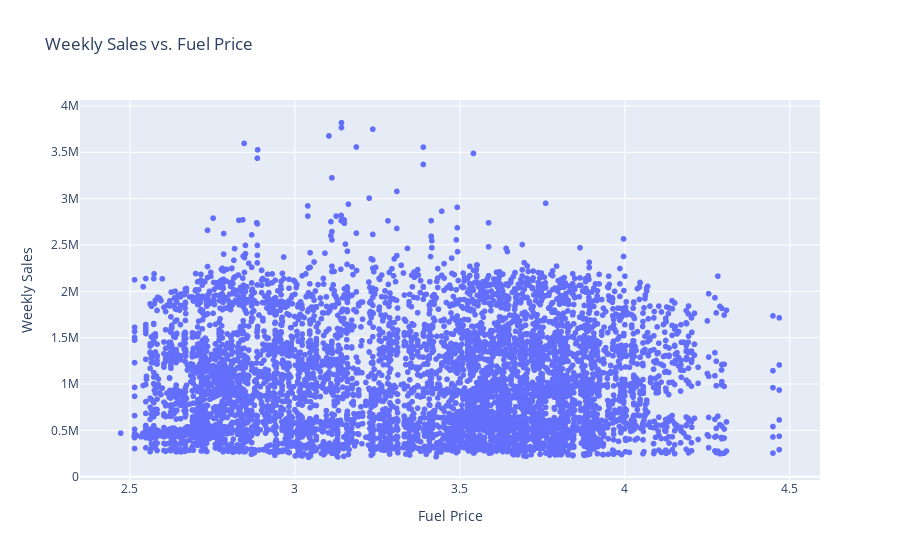

Notebook code cell kept with this figure:
### Code cell
# Plot scatter plot of Weekly Sales vs. Fuel Price

fig = px.scatter(df, x='Fuel_Price', y='Weekly_Sales', title='Weekly Sales vs. Fuel Price', labels={'Weekly_Sales': 'Weekly Sales'})
fig.update_layout(xaxis_title='Fuel Price', yaxis_title='Weekly Sales')

fig.show()
# Save the figure as a PNG image with a transparent background
fig.update_layout(plot_bgcolor='rgba(0,0,0,0)', paper_bgcolor='rgba(0,0,0,0)')
pio.write_image(fig, 'weekly sales vs fuel price plot.png')

### Figure 1 — Plotly figure (JSON) as saved in the notebook; plotly's stock layout.template omitted (floating-point values rounded to 4 significant figures; data arrays with more than 128 entries replaced by an {"elided": "..."} marker saying what was removed)
{"data": [{"hovertemplate": "Fuel_Price=%{x}<br>Weekly Sales=%{y}<extra></extra>", "legendgroup": "", "marker": {"color": "#636efa", "symbol": "circle"}, "mode": "markers", "name": "", "showlegend": false, "type": "scattergl", "x": {"elided": "6435 float values"}, "xaxis": "x", "y": {"elided": "6435 float values"}, "yaxis": "y"}], "layout": {"legend": {"tracegroupgap": 0}, "title": {"text": "Weekly Sales vs. Fuel Price"}, "xaxis": {"anchor": "y", "domain": [0, 1], "title": {"text": "Fuel Price"}}, "yaxis": {"anchor": "x", "domain": [0, 1], "title": {"text": "Weekly Sales"}}}}
